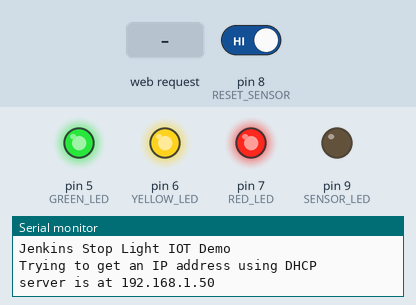
This sketch was run on a simulated Arduino Uno, built with avr-gcc and run on an emulated ATmega328P. On the bench: output pins drawn as LEDs (lit = HIGH), the last lines printed to the serial monitor. The test bench sets the inputs (shaded band); at power-on: pin 8 (RESET_SENSOR) HIGH. WiFi joins after 1.5 s; servers stay silent unless stated.

Above: at 5.7 s.
5.8 s: pin 8 (RESET_SENSOR) driven LOW
At 6.6 s:
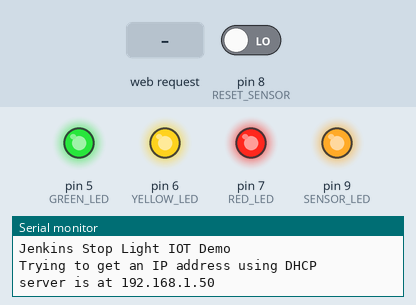
7.3 s: HTTP request GET /ok/ received
At 8.3 s:
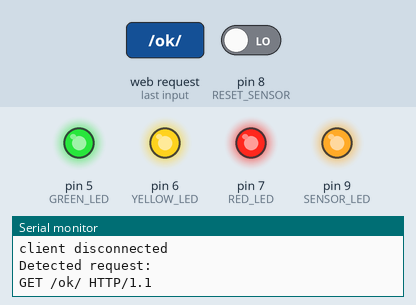
8.8 s: HTTP request GET /nok/ received
At 9.6 s:
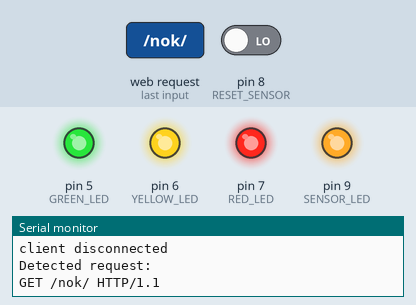
10.3 s: HTTP request GET /start/ received
At 10.8 s:
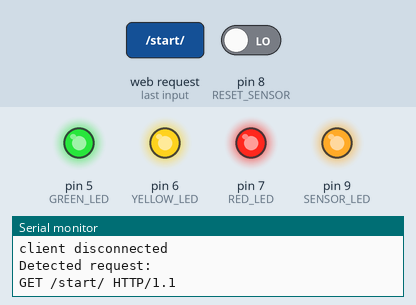
11.8 s: pin 8 (RESET_SENSOR) driven HIGH
At 12.4 s:
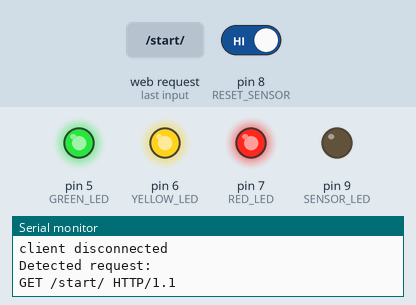
Timing chart, 0 to 14.3 s (numbered marks = the images above; inputs shaded):
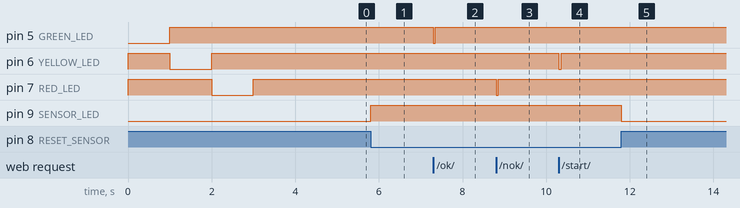

The sketch:

jenkins_stoplight_arduino.ino
```cpp
/*************************************************************
* Jenkins stop light for IOT Demo
*
* A basic stop light (red/yellow/green) that is controlled by * a remote Jenkins installation via a REST API in order to
* reflect a built job status.
*
* The board runs a basic HTTP Server, that allows to control a 3 color 24V StackLight.
*
* The stacklight is connected via a relay module and it is controlled via simple digital outputs.
*
* The board also has a infrared obstacle detection sensor (with digital output) that is used as a reset button.
*
* Ethernet uses DHCP. At startup it will output the assigned IP into the serial monitor.
*
* REST API:
* | Request | URI                    | Reply                       | Result
* | GET     | HTTP://board_IP/stop/  | HTTP 200 OK                 | Turn stoplight OFF
* | GET     | HTTP://board_IP/start/ | HTTP 200 OK                 | Turn only YELLOW color on
* | GET     | HTTP://board_IP/ok/    | HTTP 200 OK                 | Turn only GREEN color on
* | GET     | HTTP://board_IP/nok/   | HTTP 200 OK                 | Turn only RED color on
* | ANY     | any                    | HTTP 405 Method Not Allowed | Any other call is not allowed, board won't do anything
*
*************************************************************/
#include <SPI.h>
#include <Ethernet.h>


// The max request length
#define MAX_REQ_LEN 45

// Pins used for the stoplight
#define  GREEN_LED 5
#define  YELLOW_LED 6
#define  RED_LED 7

// Pins used reset sensor and led
#define  RESET_SENSOR 8
#define  SENSOR_LED 9

//////////////////////////////////////////////////////////////
// Global Variables
/////////////////////////////////////////////////////////////

// Enter a MAC address and IP address for your controller below.
// The IP address will be dependent on your local network:
byte mac[] = {
  0xDE, 0xAD, 0xBE, 0xEF, 0xFE, 0xED
};
IPAddress ip(172, 17, 41, 136);

// Initialize the Ethernet server library
// with the IP address and port you want to use
// (port 80 is default for HTTP):
EthernetServer server(80);

// Buffer to store incoming message
char request[MAX_REQ_LEN];

int sensorState = 0;         // variable for reading the sensor status

///////////////////////////////////////////////////////////////
// Method definitions
///////////////////////////////////////////////////////////////
/////////////////////////////////////////////////////////////
// Setup
/////////////////////////////////////////////////////////////
void setup() {

  // Open serial communications and wait for port to open:
  Serial.begin(9600);
  while (!Serial) {
    ; // wait for serial port to connect. Needed for native USB port only
  }
  Serial.println("Jenkins Stop Light IOT Demo");

  // Init stoplight
  initStopLight();

  // Init reset sensor
  initResetSensor();

  // Init Ethernet and WebServer
  initWebServer();
}


/////////////////////////////////////////////////////////////
// Main loop
/////////////////////////////////////////////////////////////
void loop() {
  // Handle the ethernet connections
  listenForConnection();

  // Handle the Reset Sensor
  handleResetSensor();
}

/////////////////////////////////////////////////////////////
// Initialize the stop light
/////////////////////////////////////////////////////////////
void initStopLight() {
  pinMode(GREEN_LED, OUTPUT);
  pinMode(YELLOW_LED, OUTPUT);
  pinMode(RED_LED, OUTPUT);

  testStopLight();
}

/////////////////////////////////////////////////////////////
// Initialize the reset sensor and indication led
/////////////////////////////////////////////////////////////
void initResetSensor() {
  pinMode(RESET_SENSOR, INPUT);
  pinMode(SENSOR_LED, OUTPUT);
  digitalWrite(SENSOR_LED, LOW);
}

/////////////////////////////////////////////////////////////
// Initialize the stop light
/////////////////////////////////////////////////////////////
void initWebServer() {
  // start the Ethernet connection:
  Serial.println("Trying to get an IP address using DHCP");
  if (Ethernet.begin(mac) == 0) {
    Serial.println("Failed to configure Ethernet using DHCP");
    // Check for Ethernet hardware present
    if (Ethernet.hardwareStatus() == EthernetNoHardware) {
      Serial.println("Ethernet shield was not found.  Sorry, can't run without hardware. :(");
      while (true) {
        delay(1); // do nothing, no point running without Ethernet hardware
      }
    }
    if (Ethernet.linkStatus() == LinkOFF) {
      Serial.println("Ethernet cable is not connected.");
    }
    // initialize the Ethernet device not using DHCP:
    Ethernet.begin(mac, ip);
  }

  // start the server
  server.begin();
  Serial.print("server is at ");
  Serial.println(Ethernet.localIP());
}

/////////////////////////////////////////////////////////////
// Listen for incoming HTTP connections and handle them
/////////////////////////////////////////////////////////////
void listenForConnection() {
  // listen for incoming clients
  EthernetClient client = server.available();
  if (client) {
    Serial.println("new client");
    // an http request ends with a blank line
    boolean currentLineIsBlank = true;
    int totalRead = 0;
    request[0] = '\0';
    boolean requestRegistered = false;
    while (client.connected()) {
      if (client.available()) {

        char c = client.read();
        Serial.write(c);

        // We are interested in current line only for the actual request
        if(totalRead < MAX_REQ_LEN && !requestRegistered) {
          if(c =='\r') {
            request[totalRead] = '\0';
            requestRegistered = true;
          }
          else {
            request[totalRead] = c;
            totalRead++;
          }
        }

        // if you've gotten to the end of the line (received a newline
        // character) and the line is blank, the http request has ended,
        // so you can send a reply
        if (c == '\n' && currentLineIsBlank) {

          boolean reqResult = handleRequest(request);
          if(reqResult) {
            // send a standard http response header
            client.println("HTTP/1.1 200 OK");
            client.println("Content-Type: text/plain");
            client.println("Connection: close");  // the connection will be closed after completion of the response
            client.println();
            client.println("200 OK");
          }
          else {
            // send a standard http response header
            client.println("HTTP/1.1 405 Method Not Allowed");
            client.println("Content-Type: text/plain");
            client.println("Connection: close");  // the connection will be closed after completion of the response
            client.println();
            client.println("405 Method Not Allowed");
          }
          break;
        }
        if (c == '\n') {
          // you're starting a new line
          currentLineIsBlank = true;
        } else if (c != '\r') {
          // you've gotten a character on the current line
          currentLineIsBlank = false;
        }
      }
    }
    // give the web browser time to receive the data
    delay(1);
    // close the connection:
    client.stop();
    Serial.println("client disconnected");

    Serial.println("Detected request:");
    Serial.println(request);
  }
}

/////////////////////////////////////////////////////////////
// Method that decodes the HTTP request and calls the correct handle function
//
// RETVAL: false -> request is invalid, true - request is valid and it was handled
/////////////////////////////////////////////////////////////
boolean handleRequest (char* msg) {
  // Flag for request validity: false - req invalid; true - req valid
  boolean result = false;
  if(strcmp(msg, "GET /ok/ HTTP/1.1") == 0) {
    handleOkRequest();
    result = true;
  } else if(strcmp(msg, "GET /nok/ HTTP/1.1") == 0) {
    handleNokRequest();
    result = true;
  } else if(strcmp(msg, "GET /start/ HTTP/1.1") == 0) {
    handleStartRequest();
    result = true;
  } else if(strcmp(msg, "GET /stop/ HTTP/1.1") == 0) {
    handleStopRequest();
    result = true;
  } else {
    result = false;
  }

  return result;
}

/////////////////////////////////////////////////////////////
// Handle the RESET sensor
/////////////////////////////////////////////////////////////
void handleResetSensor() {
  // read the state of the pushbutton value:
  sensorState = digitalRead(RESET_SENSOR);

  // check if the is activated:
  if (sensorState == LOW) {
    // turn LED on:
    digitalWrite(SENSOR_LED, HIGH);
    disableStopLight();
  } else {
    // turn LED off:
    digitalWrite(SENSOR_LED, LOW);
  }
}

/////////////////////////////////////////////////////////////
// TEST routine for the stop light
/////////////////////////////////////////////////////////////
void testStopLight() {
  disableStopLight();

  // Leds are connected view a relay, outputs are inverted
  // Enable each color for 1 sec -> GREEN -> YELLOW -> RED
  digitalWrite(GREEN_LED, LOW);   // turn the LED on
  delay(1000);                       // wait for a second
  digitalWrite(GREEN_LED, HIGH);    // turn the LED off
  digitalWrite(YELLOW_LED, LOW);   // turn the LED on
  delay(1000);                       // wait for a second
  digitalWrite(YELLOW_LED, HIGH);    // turn the LED off
  digitalWrite(RED_LED, LOW);   // turn the LED on
  delay(1000);
  digitalWrite(RED_LED, HIGH);    // turn the LED off

  disableStopLight();
}

/////////////////////////////////////////////////////////////
// Disable the stop light
/////////////////////////////////////////////////////////////
void disableStopLight() {
  digitalWrite(GREEN_LED, HIGH);    // turn the LED off
  digitalWrite(YELLOW_LED, HIGH);    // turn the LED off
  digitalWrite(RED_LED, HIGH);    // turn the LED off
}

/////////////////////////////////////////////////////////////
// Handle the OK request by enabling the GREEN light
/////////////////////////////////////////////////////////////
void handleOkRequest() {
  disableStopLight();
  digitalWrite(GREEN_LED, LOW);    // turn the LED on
}

/////////////////////////////////////////////////////////////
// Handle the NOK request by enabling the RED light
/////////////////////////////////////////////////////////////
void handleNokRequest() {
  disableStopLight();
  digitalWrite(RED_LED, LOW);    // turn the LED on
}

/////////////////////////////////////////////////////////////
// Handle the START request by enabling the RED light
/////////////////////////////////////////////////////////////
void handleStopRequest() {
  disableStopLight();
}

/////////////////////////////////////////////////////////////
// Handle the START request by enabling the RED light
/////////////////////////////////////////////////////////////
void handleStartRequest() {
  disableStopLight();
  digitalWrite(YELLOW_LED, LOW);    // turn the LED on
}
```

Measured:
- after the input at 5.8 s, pin 9 (SENSOR_LED): LOW → HIGH at once
- after the input at 7.3 s, pin 5 (GREEN_LED): HIGH → LOW at once, → HIGH 0.04 s later
- after the input at 8.8 s, pin 7 (RED_LED): HIGH → LOW at once, → HIGH 0.05 s later
- after the input at 10.3 s, pin 6 (YELLOW_LED): HIGH → LOW at once, → HIGH 0.05 s later
- after the input at 11.8 s, pin 9 (SENSOR_LED): HIGH → LOW at once
